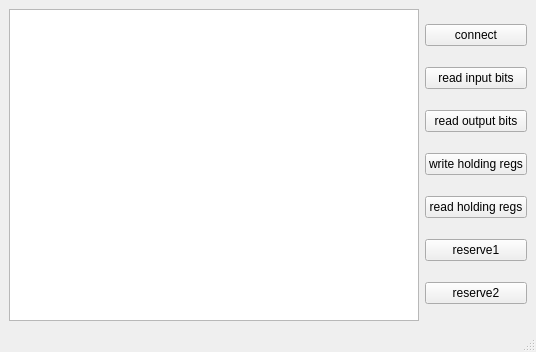
<?xml version="1.0" encoding="UTF-8"?>
<ui version="4.0">
 <class>ModbusTCPClient</class>
 <widget class="QMainWindow" name="ModbusTCPClient">
  <property name="geometry">
   <rect>
    <x>0</x>
    <y>0</y>
    <width>536</width>
    <height>352</height>
   </rect>
  </property>
  <property name="windowTitle">
   <string>ModbusTCPClient</string>
  </property>
  <widget class="QWidget" name="centralwidget">
   <layout class="QGridLayout" name="gridLayout">
    <item row="0" column="0">
     <layout class="QHBoxLayout" name="horizontalLayout">
      <item>
       <widget class="QTextEdit" name="textEdit"/>
      </item>
      <item>
       <layout class="QVBoxLayout" name="verticalLayout">
        <item>
         <widget class="QPushButton" name="connect">
          <property name="text">
           <string>connect</string>
          </property>
         </widget>
        </item>
        <item>
         <widget class="QPushButton" name="read_input_bits">
          <property name="text">
           <string>read input bits</string>
          </property>
         </widget>
        </item>
        <item>
         <widget class="QPushButton" name="read_output_bits">
          <property name="text">
           <string>read output bits</string>
          </property>
         </widget>
        </item>
        <item>
         <widget class="QPushButton" name="write_holding_regs">
          <property name="text">
           <string>write holding regs</string>
          </property>
         </widget>
        </item>
        <item>
         <widget class="QPushButton" name="read_holding_regs">
          <property name="text">
           <string>read holding regs</string>
          </property>
         </widget>
        </item>
        <item>
         <widget class="QPushButton" name="reserve1">
          <property name="text">
           <string>reserve1</string>
          </property>
         </widget>
        </item>
        <item>
         <widget class="QPushButton" name="reserve2">
          <property name="text">
           <string>reserve2</string>
          </property>
         </widget>
        </item>
       </layout>
      </item>
     </layout>
    </item>
   </layout>
  </widget>
  <widget class="QMenuBar" name="menubar">
   <property name="geometry">
    <rect>
     <x>0</x>
     <y>0</y>
     <width>536</width>
     <height>22</height>
    </rect>
   </property>
  </widget>
  <widget class="QStatusBar" name="statusbar"/>
 </widget>
 <resources/>
 <connections/>
</ui>
